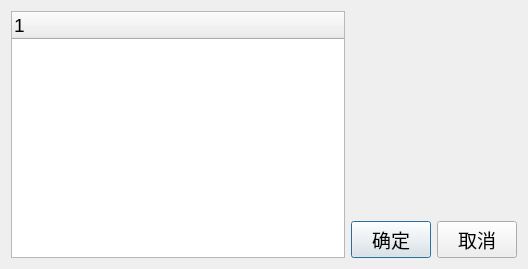
<?xml version="1.0" encoding="UTF-8"?>
<ui version="4.0">
 <class>QSttReportHeadSetDlg</class>
 <widget class="QDialog" name="QSttReportHeadSetDlg">
  <property name="geometry">
   <rect>
    <x>0</x>
    <y>0</y>
    <width>528</width>
    <height>269</height>
   </rect>
  </property>
  <property name="windowTitle">
   <string>Dialog</string>
  </property>
  <layout class="QHBoxLayout" name="horizontalLayout">
   <item>
    <widget class="QTreeWidget" name="treeWidget">
     <property name="font">
      <font>
       <pointsize>14</pointsize>
      </font>
     </property>
     <property name="headerHidden">
      <bool>false</bool>
     </property>
     <column>
      <property name="text">
       <string notr="true">1</string>
      </property>
     </column>
    </widget>
   </item>
   <item>
    <layout class="QVBoxLayout" name="verticalLayout">
     <item>
      <layout class="QGridLayout" name="m_pVBox"/>
     </item>
     <item>
      <spacer name="verticalSpacer">
       <property name="orientation">
        <enum>Qt::Vertical</enum>
       </property>
       <property name="sizeHint" stdset="0">
        <size>
         <width>20</width>
         <height>40</height>
        </size>
       </property>
      </spacer>
     </item>
     <item>
      <layout class="QHBoxLayout" name="horizontalLayout_2">
       <item>
        <widget class="QPushButton" name="btnOK">
         <property name="font">
          <font>
           <pointsize>14</pointsize>
          </font>
         </property>
         <property name="text">
          <string>确定</string>
         </property>
        </widget>
       </item>
       <item>
        <widget class="QPushButton" name="btnCancel">
         <property name="font">
          <font>
           <pointsize>14</pointsize>
          </font>
         </property>
         <property name="text">
          <string>取消</string>
         </property>
        </widget>
       </item>
      </layout>
     </item>
    </layout>
   </item>
  </layout>
 </widget>
 <resources/>
 <connections/>
</ui>
